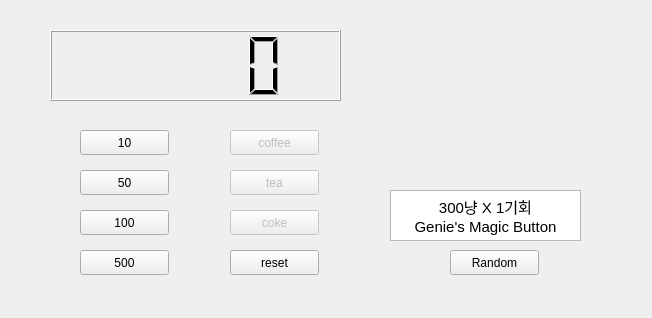
<?xml version="1.0" encoding="UTF-8"?>
<ui version="4.0">
 <class>Widget</class>
 <widget class="QWidget" name="Widget">
  <property name="geometry">
   <rect>
    <x>0</x>
    <y>0</y>
    <width>652</width>
    <height>318</height>
   </rect>
  </property>
  <property name="windowTitle">
   <string>Widget</string>
  </property>
  <widget class="QLCDNumber" name="lcdNumber">
   <property name="geometry">
    <rect>
     <x>50</x>
     <y>30</y>
     <width>291</width>
     <height>71</height>
    </rect>
   </property>
  </widget>
  <widget class="QPushButton" name="pb10">
   <property name="geometry">
    <rect>
     <x>80</x>
     <y>130</y>
     <width>89</width>
     <height>25</height>
    </rect>
   </property>
   <property name="text">
    <string>10</string>
   </property>
  </widget>
  <widget class="QPushButton" name="pb50">
   <property name="geometry">
    <rect>
     <x>80</x>
     <y>170</y>
     <width>89</width>
     <height>25</height>
    </rect>
   </property>
   <property name="text">
    <string>50</string>
   </property>
  </widget>
  <widget class="QPushButton" name="pb100">
   <property name="geometry">
    <rect>
     <x>80</x>
     <y>210</y>
     <width>89</width>
     <height>25</height>
    </rect>
   </property>
   <property name="text">
    <string>100</string>
   </property>
  </widget>
  <widget class="QPushButton" name="pb500">
   <property name="geometry">
    <rect>
     <x>80</x>
     <y>250</y>
     <width>89</width>
     <height>25</height>
    </rect>
   </property>
   <property name="text">
    <string>500</string>
   </property>
  </widget>
  <widget class="QPushButton" name="pb_coffee">
   <property name="enabled">
    <bool>false</bool>
   </property>
   <property name="geometry">
    <rect>
     <x>230</x>
     <y>130</y>
     <width>89</width>
     <height>25</height>
    </rect>
   </property>
   <property name="text">
    <string>coffee</string>
   </property>
  </widget>
  <widget class="QPushButton" name="pb_tea">
   <property name="enabled">
    <bool>false</bool>
   </property>
   <property name="geometry">
    <rect>
     <x>230</x>
     <y>170</y>
     <width>89</width>
     <height>25</height>
    </rect>
   </property>
   <property name="text">
    <string>tea</string>
   </property>
  </widget>
  <widget class="QPushButton" name="pb_coke">
   <property name="enabled">
    <bool>false</bool>
   </property>
   <property name="geometry">
    <rect>
     <x>230</x>
     <y>210</y>
     <width>89</width>
     <height>25</height>
    </rect>
   </property>
   <property name="text">
    <string>coke</string>
   </property>
  </widget>
  <widget class="QPushButton" name="pb_return">
   <property name="geometry">
    <rect>
     <x>230</x>
     <y>250</y>
     <width>89</width>
     <height>25</height>
    </rect>
   </property>
   <property name="text">
    <string>reset</string>
   </property>
  </widget>
  <widget class="QLabel" name="label_pic">
   <property name="geometry">
    <rect>
     <x>390</x>
     <y>40</y>
     <width>221</width>
     <height>121</height>
    </rect>
   </property>
   <property name="text">
    <string/>
   </property>
  </widget>
  <widget class="QPushButton" name="RandomButton">
   <property name="geometry">
    <rect>
     <x>450</x>
     <y>250</y>
     <width>89</width>
     <height>25</height>
    </rect>
   </property>
   <property name="text">
    <string>Random</string>
   </property>
  </widget>
  <widget class="QTextBrowser" name="textBrowser">
   <property name="geometry">
    <rect>
     <x>390</x>
     <y>190</y>
     <width>191</width>
     <height>51</height>
    </rect>
   </property>
   <property name="html">
    <string>&lt;!DOCTYPE HTML PUBLIC &quot;-//W3C//DTD HTML 4.0//EN&quot; &quot;http://www.w3.org/TR/REC-html40/strict.dtd&quot;&gt;
&lt;html&gt;&lt;head&gt;&lt;meta name=&quot;qrichtext&quot; content=&quot;1&quot; /&gt;&lt;style type=&quot;text/css&quot;&gt;
p, li { white-space: pre-wrap; }
&lt;/style&gt;&lt;/head&gt;&lt;body style=&quot; font-family:'Ubuntu'; font-size:11pt; font-weight:400; font-style:normal;&quot;&gt;
&lt;p align=&quot;center&quot; style=&quot; margin-top:0px; margin-bottom:0px; margin-left:0px; margin-right:0px; -qt-block-indent:0; text-indent:0px;&quot;&gt;300냥 X 1기회&lt;/p&gt;
&lt;p align=&quot;center&quot; style=&quot; margin-top:0px; margin-bottom:0px; margin-left:0px; margin-right:0px; -qt-block-indent:0; text-indent:0px;&quot;&gt;Genie's Magic Button&lt;/p&gt;&lt;/body&gt;&lt;/html&gt;</string>
   </property>
  </widget>
 </widget>
 <layoutdefault spacing="6" margin="11"/>
 <resources/>
 <connections/>
</ui>
